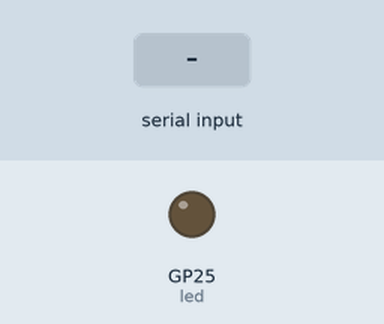
This program was run on a simulated Raspberry Pi Pico running MicroPython. On the bench: output pins drawn as LEDs (lit = HIGH). The inputs (shaded band) are chosen by the test bench.

Above: at 1.2 s.
1.3 s: "1\n" received over the second serial link
At 3.2 s:
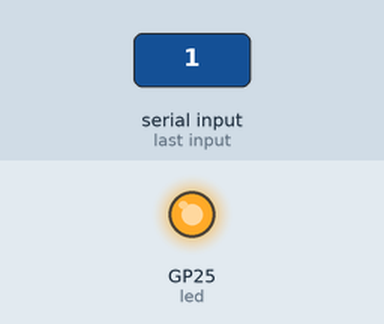
3.5 s: "0\n" received over the second serial link
At 4.8 s:
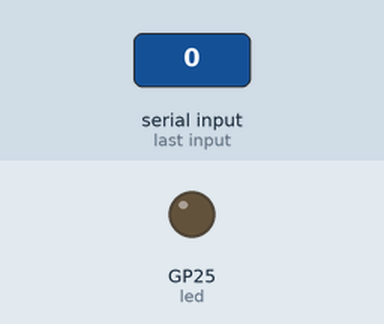
5.5 s: "2\n" received over the second serial link
At 6.4 s:
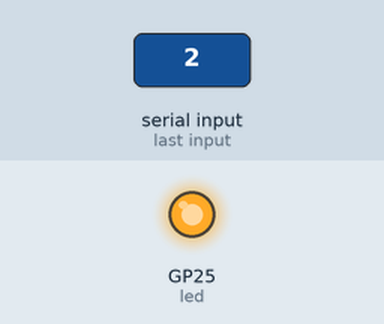
Timing chart, 0 to 8.5 s (numbered marks = the images above; inputs shaded):
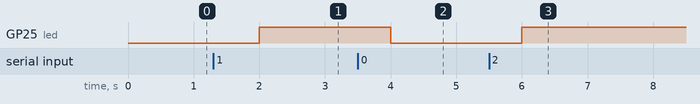

The program:

act4.py
```python
from machine import Pin, UART
import time

# Crea la instancia UART0 a 9600 baudios, usando el Pin 16 para Transmisión (TX) y Pin 17 para Recepción (RX)
uart = UART(0, baudrate=9600, tx=Pin(16), rx=Pin(17))
# Configura el frame de datos: 8 bits de datos, sin paridad, 1 bit de paro
uart.init(bits=8, parity=None, stop=1)

# Configura el LED integrado como salida
led = Pin(25, Pin.OUT)

# Envía un mensaje inicial hacia el monitor serie (ej. PuTTY)
uart.write('Inicia Comunicacion Serie\n')

while True:
    # Comprueba si existen bytes esperando en el buffer de recepción UART
    if uart.any() > 0:
        data = uart.read() # Lee todos los datos disponibles
        uart.write(data)   # Eco: Envía de vuelta exactamente lo que recibió
        led.toggle()       # Invierte el estado del LED (si estaba prendido se apaga y viceversa)
    time.sleep(1)
```

Measured:
- after the input at 1.3 s, GP25 (led): LOW → HIGH after 0.70 s
- after the input at 3.5 s, GP25 (led): HIGH → LOW after 0.50 s
- after the input at 5.5 s, GP25 (led): LOW → HIGH after 0.50 s
